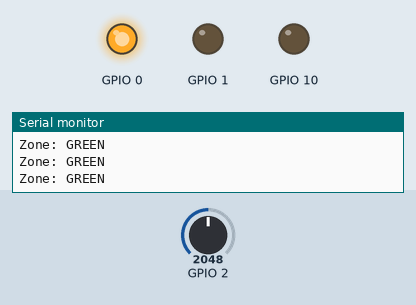
This program was run on a simulated ESP32-C3. Parts: output pins drawn as LEDs (lit = HIGH), the last lines printed to the serial monitor. Inputs (shaded band) come from the test bench; at power-on: GPIO 2 = 2048.

Above: at 1.2 s.
1.3 s: GPIO 2 set to 2698
2.8 s: GPIO 2 set to 2793
At 3.3 s:
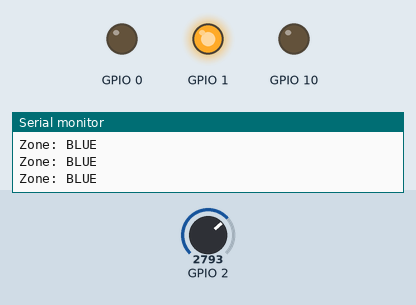
4.3 s: GPIO 2 set to 1228
At 4.7 s:
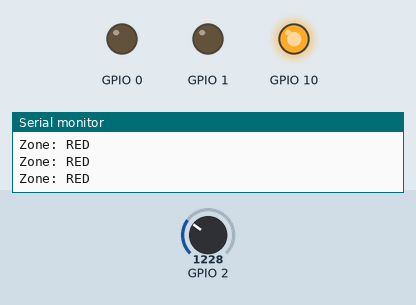
5.8 s: GPIO 2 set to 1354
7.3 s: GPIO 2 set to 1452
At 8.5 s:
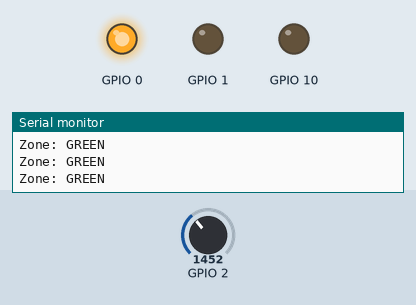
8.8 s: GPIO 2 set to 491
At 10.1 s:
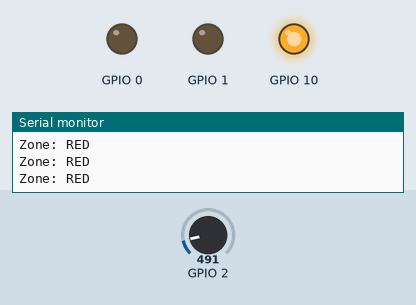
Timing chart, 0 to 11.3 s (numbered marks = the images above; inputs shaded):
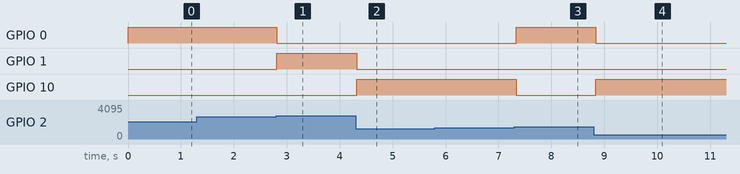

The program:

main.cpp
```cpp
#include <Arduino.h>
#include "Potentiometer.h"
#include "rgbLed.h"

using namespace drivers;

// Potenziometro su GPIO 2
static Potentiometer pot(2);

// RGB LED:
// R = GPIO10
// G = GPIO0
// B = GPIO1
static RgbLed rgb(10, 0, 1);

void setup() {
    Serial.begin(115200);
}

void loop() {
    uint8_t pct = pot.readPercent();

    if (pct <= 33) {
        rgb.setColor(255, 0, 0); // RED
        Serial.println("Zone: RED");
    }
    else if (pct <= 66) {
        rgb.setColor(0, 255, 0); // GREEN
        Serial.println("Zone: GREEN");
    }
    else {
        rgb.setColor(0, 0, 255); // BLUE
        Serial.println("Zone: BLUE");
    }

    delay(50);
}
```

analogPin.h
```cpp
#pragma once

#include <stdint.h>

namespace drivers {

class AnalogPin {
public:
    explicit AnalogPin(uint8_t pin)
        : _pin(pin) {}

protected:
    uint8_t _pin;
};

} // namespace drivers
```

led.h
```cpp
#pragma once

#include <stdint.h>
#include "pwmPin.h"

namespace drivers {

class Led : public PwmPin {
public:
    Led(uint8_t pin, bool activeLow = false);

    void setBrightness(uint8_t value);

private:
    bool _activeLow;
};

} // namespace drivers
```

potentiometer.h
```cpp
#pragma once

#include <stdint.h>
#include "analogPin.h"

namespace drivers {

class Potentiometer : public AnalogPin {
public:
    explicit Potentiometer(uint8_t pin);

    uint16_t readRaw() const;
    uint8_t  readPercent() const;
    int32_t  map(int32_t outMin, int32_t outMax) const;
};

} // namespace drivers
```

pwmPin.h
```cpp
#pragma once

#include <stdint.h>

namespace drivers {

class PwmPin {
public:
    explicit PwmPin(uint8_t pin);
    void write(uint8_t value);

protected:
    uint8_t _pin;
};

} // namespace drivers
```

rgbLed.h
```cpp
#pragma once

#include <stdint.h>
#include "led.h"
#include "pwmPin.h"

namespace drivers {

class RgbLed : public Led {
public:
    RgbLed(uint8_t rPin,
           uint8_t gPin,
           uint8_t bPin);

    void setColor(uint8_t r,
                  uint8_t g,
                  uint8_t b);

    void off();

private:
    PwmPin _green;
    PwmPin _blue;
    // red channel is inherited from Led
};

} // namespace drivers
```

led.cpp
```cpp
#include "led.h"

namespace drivers {

Led::Led(uint8_t pin, bool activeLow)
    : PwmPin(pin), _activeLow(activeLow) {}

void Led::setBrightness(uint8_t value) {
    if (_activeLow) {
        value = 255 - value;
    }
    write(value);
}

} // namespace drivers
```

potentiometer.cpp
```cpp
#include "potentiometer.h"
#include <Arduino.h>

namespace drivers {

Potentiometer::Potentiometer(uint8_t pin)
    : AnalogPin(pin) {}

uint16_t Potentiometer::readRaw() const {
    return analogRead(_pin);
}

uint8_t Potentiometer::readPercent() const {
    return (uint8_t)(readRaw() * 100UL / 4095UL);
}

int32_t Potentiometer::map(int32_t outMin, int32_t outMax) const {
    return ::map(readRaw(), 0, 4095, outMin, outMax);
}

} // namespace drivers
```

pwmPin.cpp
```cpp
#include "PwmPin.h"
#include <Arduino.h>

namespace drivers {

static const uint32_t PWM_FREQ = 5000;
static const uint8_t PWM_RESOLUTION = 8;

PwmPin::PwmPin(uint8_t pin)
    : _pin(pin)
{
    ledcAttach(_pin, PWM_FREQ, PWM_RESOLUTION);
}

void PwmPin::write(uint8_t value) {
    ledcWrite(_pin, value);
}

} // namespace drivers
```

rgbLed.cpp
```cpp
#include "rgbLed.h"

namespace drivers {

RgbLed::RgbLed(uint8_t rPin,
               uint8_t gPin,
               uint8_t bPin)
    : Led(rPin),       // RED channel (inherited)
      _green(gPin),
      _blue(bPin)
{
}

void RgbLed::setColor(uint8_t r,
                      uint8_t g,
                      uint8_t b)
{
    setBrightness(r); // RED (inherited from Led)
    _green.write(g);  // GREEN
    _blue.write(b);   // BLUE
}

void RgbLed::off()
{
    setColor(0, 0, 0);
}

} // namespace drivers
```

Measured:
- the behaviour switches between 2743 and 2744 on GPIO 2 (found by bisection; images 0 and 1)
- the behaviour switches between 1392 and 1393 on GPIO 2 (found by bisection; images 2 and 3)
- after the input at 2.8 s, GPIO 0: HIGH → LOW at once; GPIO 1: LOW → HIGH at once
- after the input at 4.3 s, GPIO 1: HIGH → LOW at once; GPIO 10: LOW → HIGH at once
- after the input at 7.3 s, GPIO 0: LOW → HIGH at once; GPIO 10: HIGH → LOW at once
- after the input at 8.8 s, GPIO 0: HIGH → LOW at once; GPIO 10: LOW → HIGH at once
